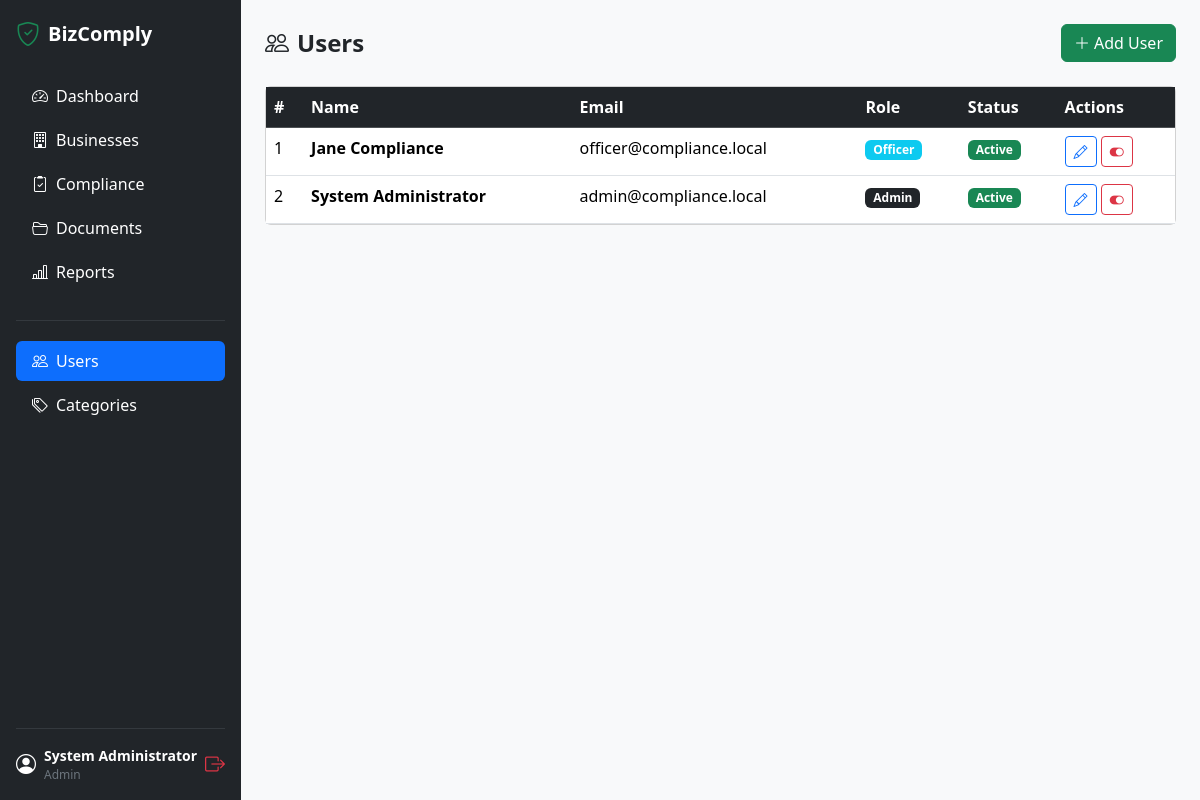
The page /admin/users.php (signed in) on the database its author committed.
### tables this page shows
CREATE TABLE users (
    id INT UNSIGNED AUTO_INCREMENT PRIMARY KEY,
    full_name VARCHAR(120) NOT NULL,
    email VARCHAR(180) NOT NULL UNIQUE,
    password_hash VARCHAR(255) NOT NULL,
    role ENUM('admin','officer') NOT NULL DEFAULT 'officer',
    is_active TINYINT(1) NOT NULL DEFAULT 1,
    created_at TIMESTAMP DEFAULT CURRENT_TIMESTAMP,
    updated_at TIMESTAMP DEFAULT CURRENT_TIMESTAMP ON UPDATE CURRENT_TIMESTAMP
);

### includes/auth.php (called while the page is built, shortened)
<?php
function current_user(): array {
    return [
        'id'   => (int) ($_SESSION['user_id'] ?? 0),
        'name' => $_SESSION['user_name'] ?? '',
        'role' => $_SESSION['user_role'] ?? '',
    ];
}
function clean(string $val): string {
    return htmlspecialchars(trim($val), ENT_QUOTES, 'UTF-8');
}

### admin/users.php (the view, shortened to what this page needs)
<?php
require_once __DIR__ . '/../includes/auth.php';
$db    = db();
$users     = $db->query('SELECT * FROM users ORDER BY full_name')->fetch_all(MYSQLI_ASSOC);
require_once __DIR__ . '/../includes/header.php';
?>
<div class="d-flex justify-content-between align-items-center mb-4">
    <h4 class="fw-bold mb-0"><i class="bi bi-people me-2"></i>Users</h4>
    <button class="btn btn-success" data-bs-toggle="modal" data-bs-target="#userModal" onclick="resetForm()">
        <i class="bi bi-plus-lg me-1"></i>Add User
    </button>
</div>
<div class="card">
    <div class="card-body p-0">
        <table class="table table-hover mb-0">
            <thead class="table-dark"><tr>
                <th>#</th><th>Name</th><th>Email</th><th>Role</th><th>Status</th><th>Actions</th>
            </tr></thead>
            <tbody>
            <?php foreach ($users as $i => $u): ?>
            <tr>
                <td><?= $i + 1 ?></td>
                <td class="fw-semibold"><?= clean($u['full_name']) ?></td>
                <td><?= clean($u['email']) ?></td>
                <td><span class="badge bg-<?= $u['role'] === 'admin' ? 'dark' : 'info' ?>"><?= ucfirst($u['role']) ?></span></td>
                <td>
                    <?php if ($u['is_active']): ?>
                        <span class="badge bg-success">Active</span>
                    <?php else: ?>
                        <span class="badge bg-secondary">Inactive</span>
                    <?php endif; ?>
                </td>
                <td>
                    <button class="btn btn-sm btn-outline-primary"
                        onclick='openEditUser(<?= htmlspecialchars(json_encode($u), ENT_QUOTES) ?>)'
                        data-bs-toggle="modal" data-bs-target="#userModal">
                        <i class="bi bi-pencil"></i>
                    </button>
                    <?php if ($u['id'] !== $user['id']): ?>
                    <a href="?toggle=<?= $u['id'] ?>" class="btn btn-sm btn-outline-<?= $u['is_active'] ? 'danger' : 'success' ?>"
                       onclick="return confirm('Toggle active status?')">
                        <i class="bi bi-toggle-<?= $u['is_active'] ? 'on' : 'off' ?>"></i>
                    </a>
                    <?php endif; ?>
                </td>
            </tr>
            <?php endforeach; ?>
            </tbody>
        </table>
    </div>
</div>
<?php require_once __DIR__ . '/../includes/footer.php'; ?>

### includes/header.php (shortened to what this page needs)
<?php
require_once __DIR__ . '/../includes/auth.php';
$user = current_user();
?>
<!DOCTYPE html>
<html lang="en">
<head>
    <link rel="stylesheet" href="https://cdn.jsdelivr.net/npm/bootstrap@5.3.2/dist/css/bootstrap.min.css">
    <link rel="stylesheet" href="https://cdn.jsdelivr.net/npm/bootstrap-icons@1.11.3/font/bootstrap-icons.min.css">
    <link rel="stylesheet" href="<?= BASE_URL ?>/assets/css/style.css">
</head>
<body>
<div class="d-flex" id="wrapper">
    <nav id="sidebar" class="bg-dark text-white d-flex flex-column p-3" style="min-height:100vh;min-width:240px;">
        <a href="<?= BASE_URL ?>/index.php" class="d-flex align-items-center mb-4 text-white text-decoration-none">
            <i class="bi bi-shield-check fs-4 me-2 text-success"></i>
            <span class="fs-5 fw-bold">BizComply</span>
        </a>
        <ul class="nav nav-pills flex-column mb-auto gap-1">
            <li><a href="<?= BASE_URL ?>/index.php" class="nav-link text-white <?= (basename($_SERVER['PHP_SELF']) === 'index.php') ? 'active' : '' ?>"><i class="bi bi-speedometer2 me-2"></i>Dashboard</a></li>
            <li><a href="<?= BASE_URL ?>/admin/businesses.php" class="nav-link text-white <?= (basename($_SERVER['PHP_SELF']) === 'businesses.php') ? 'active' : '' ?>"><i class="bi bi-building me-2"></i>Businesses</a></li>
            <li><a href="<?= BASE_URL ?>/compliance/records.php" class="nav-link text-white <?= (basename($_SERVER['PHP_SELF']) === 'records.php') ? 'active' : '' ?>"><i class="bi bi-clipboard2-check me-2"></i>Compliance</a></li>
            <li><a href="<?= BASE_URL ?>/documents/index.php" class="nav-link text-white <?= (basename($_SERVER['PHP_SELF']) === 'index.php' && strpos($_SERVER['PHP_SELF'],'documents') !== false) ? 'active' : '' ?>"><i class="bi bi-folder2-open me-2"></i>Documents</a></li>
            <li><a href="<?= BASE_URL ?>/reports/index.php" class="nav-link text-white <?= (strpos($_SERVER['PHP_SELF'],'reports') !== false) ? 'active' : '' ?>"><i class="bi bi-bar-chart-line me-2"></i>Reports</a></li>
            <?php if ($user['role'] === 'admin'): ?>
            <li class="mt-2"><hr class="text-secondary"></li>
            <li><a href="<?= BASE_URL ?>/admin/users.php" class="nav-link text-white <?= (basename($_SERVER['PHP_SELF']) === 'users.php') ? 'active' : '' ?>"><i class="bi bi-people me-2"></i>Users</a></li>
            <li><a href="<?= BASE_URL ?>/admin/categories.php" class="nav-link text-white <?= (basename($_SERVER['PHP_SELF']) === 'categories.php') ? 'active' : '' ?>"><i class="bi bi-tags me-2"></i>Categories</a></li>
            <?php endif; ?>
        </ul>
        <hr class="text-secondary">
        <div class="d-flex align-items-center gap-2">
            <i class="bi bi-person-circle fs-5"></i>
            <div>
                <div class="small fw-semibold"><?= clean($user['name']) ?></div>
                <div class="text-secondary" style="font-size:.75rem;"><?= ucfirst($user['role']) ?></div>
            </div>
            <a href="<?= BASE_URL ?>/logout.php" class="ms-auto text-danger" title="Logout"><i class="bi bi-box-arrow-right fs-5"></i></a>
        </div>
    </nav>
    <div id="page-content" class="flex-grow-1 bg-light">
        <div class="container-fluid p-4">

### rows shown on the page
users: full_name "System Administrator", role "Admin", email "admin@compliance.local", is_active "Active"
users: full_name "Jane Compliance", email "officer@compliance.local", role "Officer", is_active "Active"
